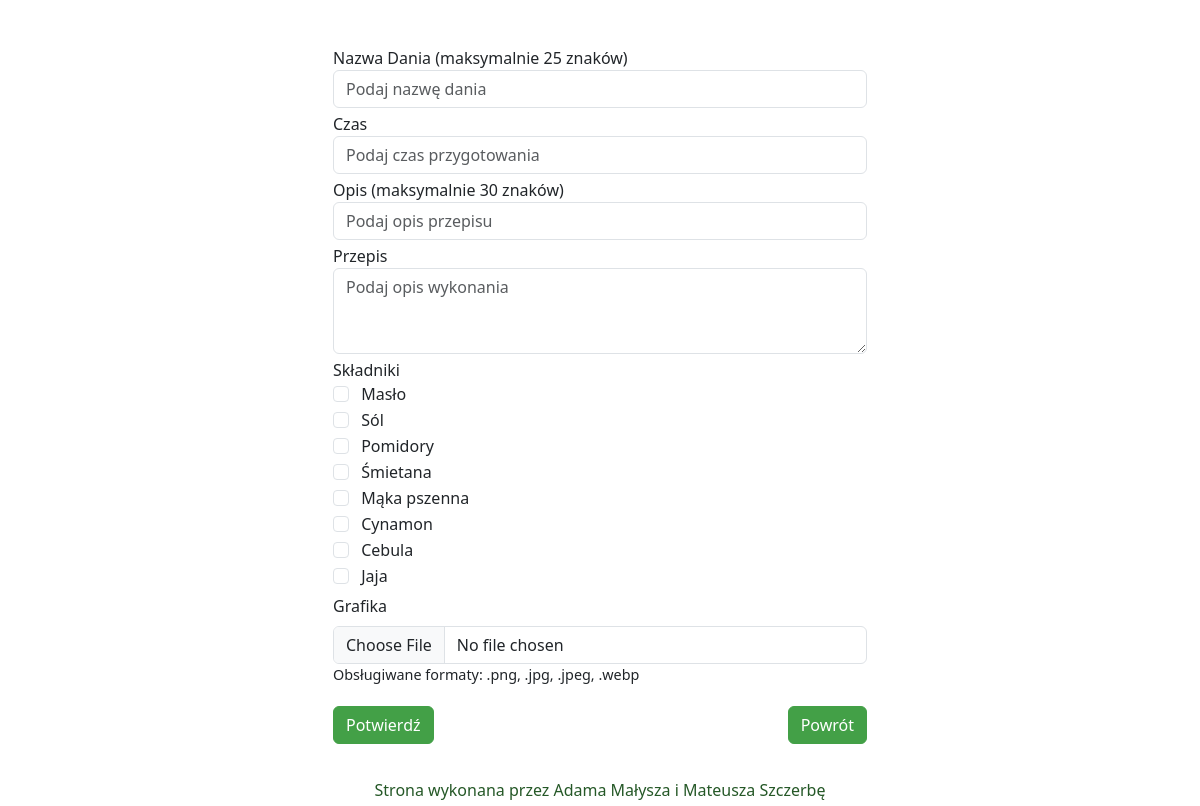
Before: /admin/edit/przepis/1 (signed in) with the older database file.
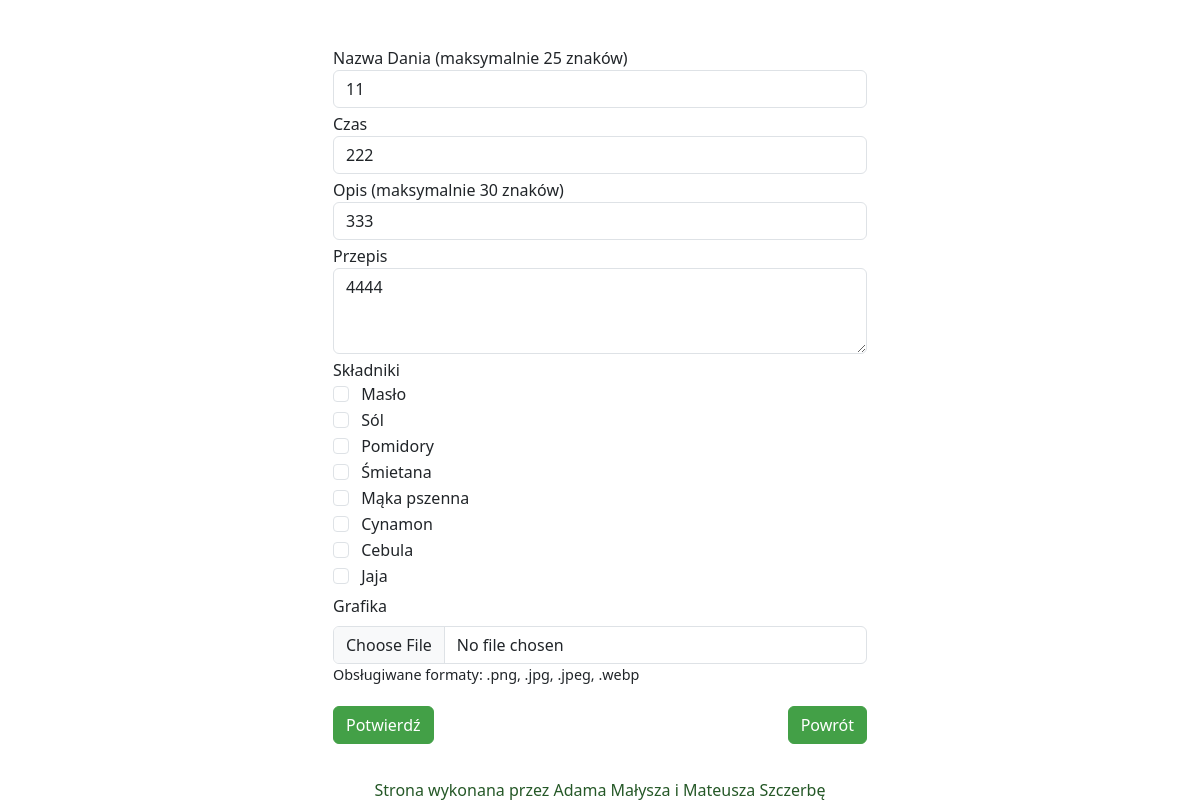
After: the same page with the newer database file.
### website/models.py (models this page shows)
class Ingredient(db.Model):
    id = db.Column(db.Integer, primary_key=True,autoincrement=True)
    name = db.Column(db.String(100))
    category = db.Column(db.Integer)

class Dish(db.Model):
    id = db.Column(db.Integer, primary_key=True,autoincrement=True)
    name = db.Column(db.String(100))
    time = db.Column(db.String(100))
    description = db.Column(db.String(100))
    recipe = db.Column(db.String(1000))
    ingredients = db.relationship('Ingredient', secondary=dish_ingredients, backref='Dish')

### website/admin.py (the view, shortened to what this page needs)
@admin.route('/edit/przepis/<int:id>', methods=['POST', 'GET'])
def editP(id):
    if current_user.is_authenticated:
        if db.session.query(Ingredient).count() >= 1:
            ingredients = db.session.query(Ingredient)
        else:
            ingredients = None
        dish = Dish.query.filter_by(id=id).first()
        return render_template('editPrzepis.html', przepis=dish, skladniki=ingredients)
    return redirect('/')

### website/Templates/editPrzepis.html (shortened to what this page needs)
{%extends 'base.html' %}
{% block content %}
<div class="container w-50 admin-50">
       <form method="POST" enctype="multipart/form-data">
              <label for="name">Nazwa Dania (maksymalnie 25 znaków)</label>
              <input type="text" class="mb-1 form-control" id="name" name="name" value="{{przepis.name}}"
                     placeholder="Podaj nazwę dania" required="required" maxlength="25" />
              <label for="czas">Czas</label>
              <input type="text" class="mb-1 form-control" id="time" name="time" value="{{przepis.time}}"
                     placeholder="Podaj czas przygotowania" required="required" />
              <label for="opis">Opis (maksymalnie 30 znaków)</label>
              <input type="text" class="mb-1 form-control" id="description" name="description" value="{{przepis.description}}"
                     placeholder="Podaj opis przepisu" required="required" maxlength="30" />
              <label for="przepis">Przepis</label>
              <textarea class="mb-1 form-control" id="recipe" name="recipe" required="required"
                     placeholder="Podaj opis wykonania" rows="3">{{przepis.recipe}}</textarea>
              <label for="lista">Składniki</label>
              {% for skladnik in skladniki %}
              <div class="form-check">
                     {% if skladnik.id|string in przepis.ListaSkladnikow %}
                     <input class="form-check-input" type="checkbox" value="{{skladnik.id}}" id="lista" name="lista"
                            checked>
                     {% else %}
                     <input class="form-check-input" type="checkbox" value="{{skladnik.id}}" id="lista" name="lista">
                     {% endif %}
                     {{skladnik.name}}</label>
              </div>
              {% endfor %}
              <label for="formFile" class="mt-1 form-label">Grafika</label>
              <input class="form-control" type="file" id="grafika" name="grafika"
                     accept="image/png, image/jpg, image/jpeg, image/webp">
              <p style="font-size: 0.9rem;">Obsługiwane formaty: .png, .jpg, .jpeg, .webp</p>
              <div class="row">
                     <div class="col-6">
                            <button type="submit" class="mt-1 btn btn-primary">Potwierdź</button>
                     </div>
       </form>
       <div class="col-6">
              <a class="mt-1 btn btn-primary btn-return float-end" role="button" href="/admin">Powrót</a>
       </div>
</div>
{% endblock %}

### website/Templates/base.html (shortened to what this page needs)
<!DOCTYPE html>
<html lang="en">
<head>
    <link href="https://cdn.jsdelivr.net/npm/bootstrap@5.3.3/dist/css/bootstrap.min.css" rel="stylesheet"
>
    <link type="text/css" rel="stylesheet" href="/static/css/styles.css">
</head>
<body>
    <br>
    <div class="container">
        {% block content %}
        {% endblock %}
        <footer class="text-lg-start sticky-lg-bottom fixed-bottom" style="position: fixed;">
            <div class="text-center footer row justify-content-center text-center py-md-1">
                Strona wykonana przez Adama Małysza i Mateusza Szczerbę
            </div>
        </footer>
    </div>
</body>
</html>

### website/static/css/styles.css (style rules this page uses)
body { background-color: #ffffff; padding-bottom: 5vh; }
.btn-primary { --bs-btn-bg: #43a047; --bs-btn-border-color: #43a047; --bs-btn-hover-bg: #3b8e3f; --bs-btn-hover-border-color: #347c37; --bs-btn-active-bg: #347c37; --bs-btn-active-border-color: #2c6a2f; --bs-btn-disabled-bg: #43a047; --bs-btn-disabled-border-color: #43a047; }
.footer { color: #255827; background-color: white; }
.admin-25, .admin-50, .admin-75 { height: auto; display: block; }
.admin-50, .admin-75 { margin: 2% auto; }

Changed rows visible on the page:
added Dish: name "11", time "222", description "333", recipe "4444"
